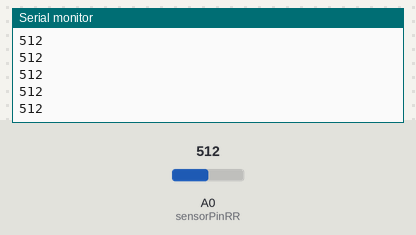
Bench run of a sketch on a simulated Arduino Uno, built with avr-gcc and run on an emulated ATmega328P. Parts: the last lines printed to the serial monitor. The inputs (shaded band) are chosen by the test bench; at power-on: A0 (sensorPinRR) = 512.

Above: at 1.2 s.
1.3 s: A0 (sensorPinRR) set to 716
At 1.32 s:
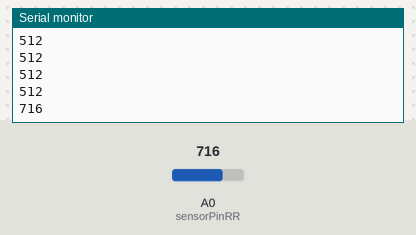
2.8 s: A0 (sensorPinRR) set to 900
At 2.83 s:
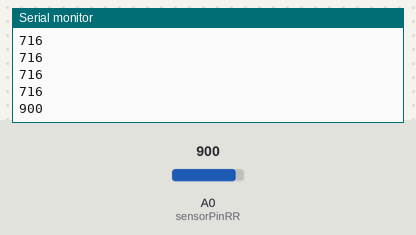
Timing chart, 0 to 5.8 s (numbered marks = the images above; inputs shaded):
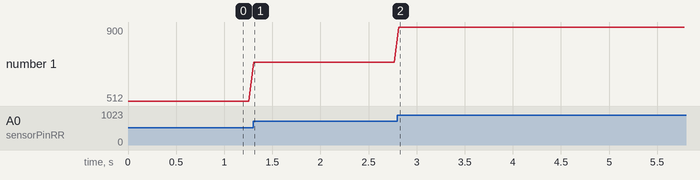

Measured:
- after the input at 1.3 s, the serial monitor: prints a new line at once (image 1)
- after the input at 2.8 s, the serial monitor: prints a new line at once (image 2)
- plotted number 1: 512 → 716 after the input at 1.3 s, 716 → 900 after the input at 2.8 s

The sketch:

gripper_sensor_test.ino
```cpp
#define sensorPinRR A0
#define sensorPinRL A1
#define sensorPinLR A2
#define sensorPinLL A3

void setup() {
  Serial.begin(9600);
}

void loop() {
  int sensorReading = analogRead(sensorPinRR);
  Serial.println(sensorReading);
  delay(50);
}
```
